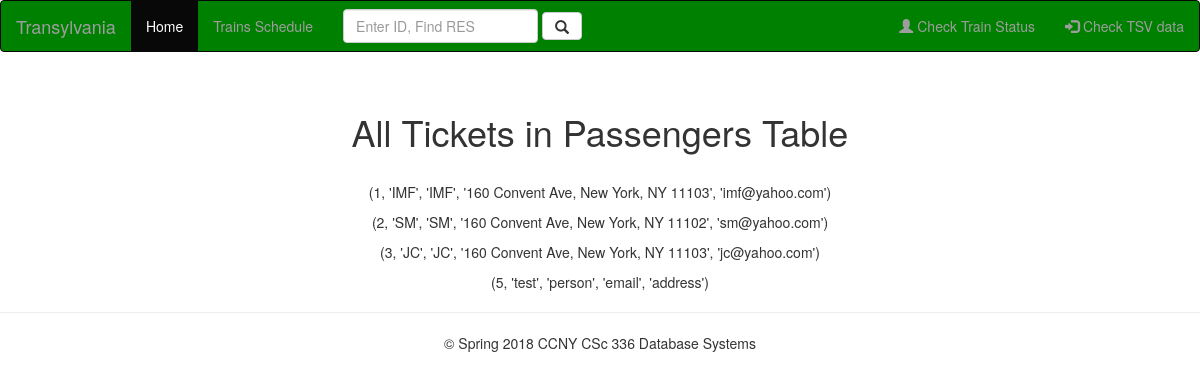
Before: /check_passengers with the older database file.
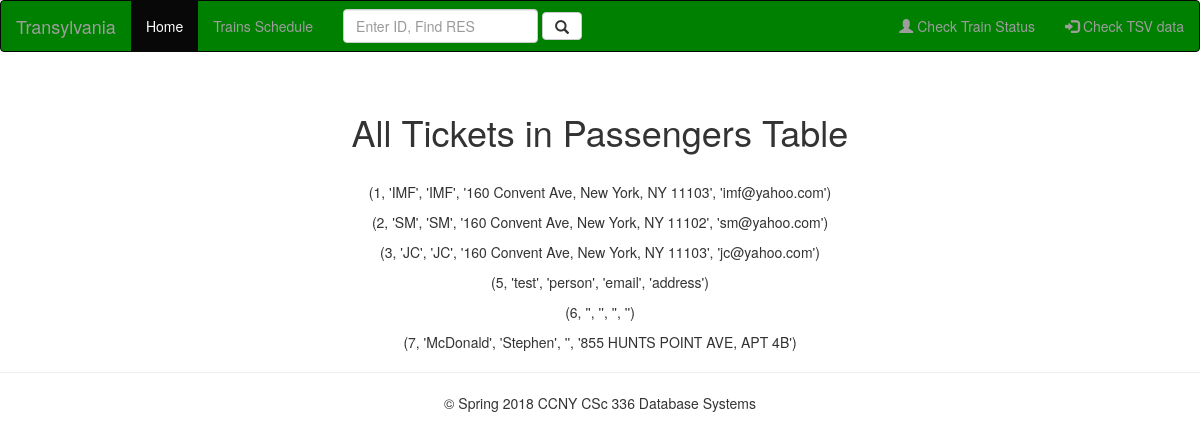
After: the same page with the newer database file.
### tables this page shows
CREATE TABLE Passengers (
 passenger_id integer NOT NULL PRIMARY KEY AUTOINCREMENT,
 passenger_lname varchar(20) NOT NULL,
 passenger_fname varchar(20) NOT NULL,
 passenger_billing_address varchar(50) NOT NULL,
 passenger_email varchar(50) DEFAULT NULL
);

### app/views.py (the view)
@app.route('/check_passengers')
def check_passengers():
    passengers = get_all_passengers()
    return render_template("check_passengers.html", passengers=passengers)

### app/models.py (called while the page is built)
def get_all_passengers():
    with sql.connect("database.db") as con:
        cur = con.cursor()
        cur.execute(" SELECT * from Passengers")
        return cur.fetchall()

### app/templates/check_passengers.html
{% extends "layout.html" %}
{% block content %}
<div class="checking_passengers" style="text-align: center;">
<br/>
<h1> All Tickets in Passengers Table </h1>
<br/>
{% for passenger in passengers %}
<p> {{ passenger }} </p>
{% endfor %}
</div>
{% endblock %}

Changed rows visible on the page:
added Passengers: passenger "(6, '', '', '', '')"
added Passengers: passenger "(7, 'McDonald', 'Stephen', '', '855 HUNTS POINT AVE, APT 4B')"
